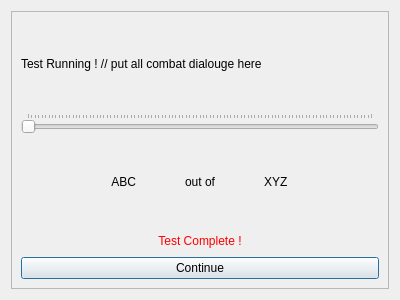
<?xml version="1.0" encoding="UTF-8"?>
<ui version="4.0">
 <class>Dialog</class>
 <widget class="QDialog" name="Dialog">
  <property name="geometry">
   <rect>
    <x>0</x>
    <y>0</y>
    <width>400</width>
    <height>300</height>
   </rect>
  </property>
  <property name="windowTitle">
   <string>Dialog</string>
  </property>
  <layout class="QVBoxLayout" name="verticalLayout">
   <item>
    <widget class="QScrollArea" name="scrollArea">
     <property name="widgetResizable">
      <bool>true</bool>
     </property>
     <widget class="QWidget" name="scrollAreaWidgetContents">
      <property name="geometry">
       <rect>
        <x>0</x>
        <y>0</y>
        <width>380</width>
        <height>280</height>
       </rect>
      </property>
      <layout class="QGridLayout" name="gridLayout">
       <item row="2" column="1">
        <widget class="QLabel" name="label_3">
         <property name="text">
          <string>out of</string>
         </property>
         <property name="alignment">
          <set>Qt::AlignCenter</set>
         </property>
        </widget>
       </item>
       <item row="3" column="0" colspan="3">
        <widget class="QLabel" name="testCompleteLabel">
         <property name="maximumSize">
          <size>
           <width>16777215</width>
           <height>20</height>
          </size>
         </property>
         <property name="text">
          <string>&lt;html&gt;&lt;head/&gt;&lt;body&gt;&lt;p&gt;&lt;span style=&quot; color:#ff0000;&quot;&gt;Test Complete !&lt;/span&gt;&lt;/p&gt;&lt;/body&gt;&lt;/html&gt;</string>
         </property>
         <property name="alignment">
          <set>Qt::AlignCenter</set>
         </property>
        </widget>
       </item>
       <item row="2" column="0">
        <widget class="QLabel" name="label_2">
         <property name="text">
          <string>ABC</string>
         </property>
         <property name="alignment">
          <set>Qt::AlignRight|Qt::AlignTrailing|Qt::AlignVCenter</set>
         </property>
        </widget>
       </item>
       <item row="2" column="2">
        <widget class="QLabel" name="label_4">
         <property name="text">
          <string>XYZ</string>
         </property>
        </widget>
       </item>
       <item row="1" column="0" colspan="3">
        <widget class="QSlider" name="horizontalSlider">
         <property name="maximum">
          <number>1000</number>
         </property>
         <property name="orientation">
          <enum>Qt::Horizontal</enum>
         </property>
         <property name="tickPosition">
          <enum>QSlider::TicksAbove</enum>
         </property>
        </widget>
       </item>
       <item row="0" column="0" colspan="3">
        <widget class="QLabel" name="label">
         <property name="text">
          <string>Test Running ! // put all combat dialouge here</string>
         </property>
        </widget>
       </item>
       <item row="4" column="0" colspan="3">
        <widget class="QPushButton" name="pushButton">
         <property name="text">
          <string>Continue</string>
         </property>
        </widget>
       </item>
      </layout>
     </widget>
    </widget>
   </item>
  </layout>
 </widget>
 <resources/>
 <connections/>
</ui>
